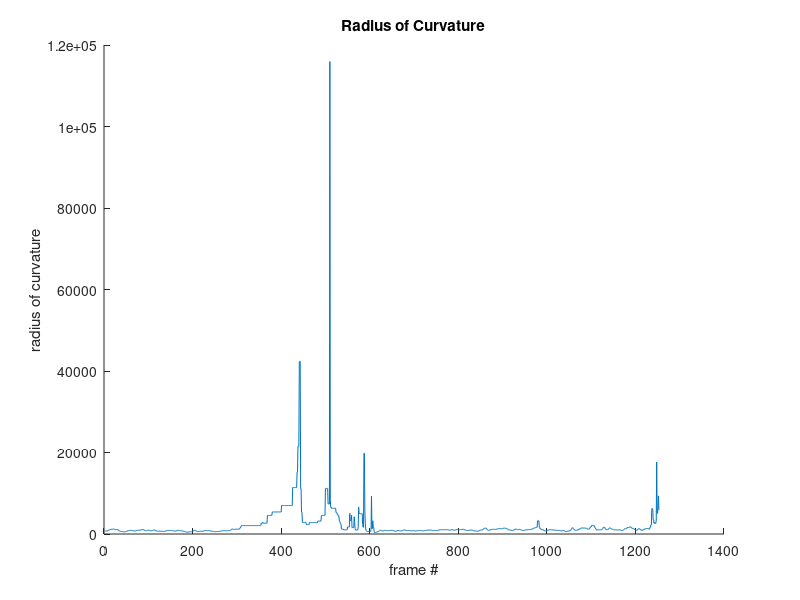
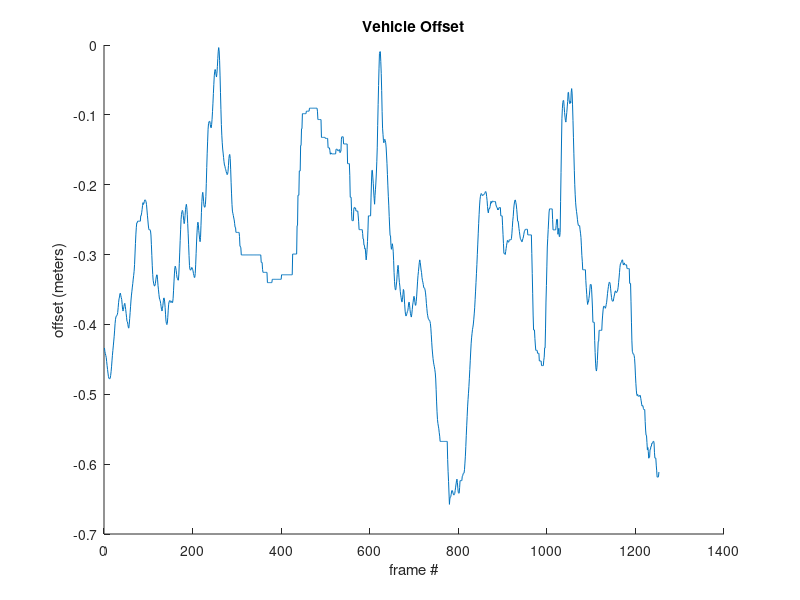
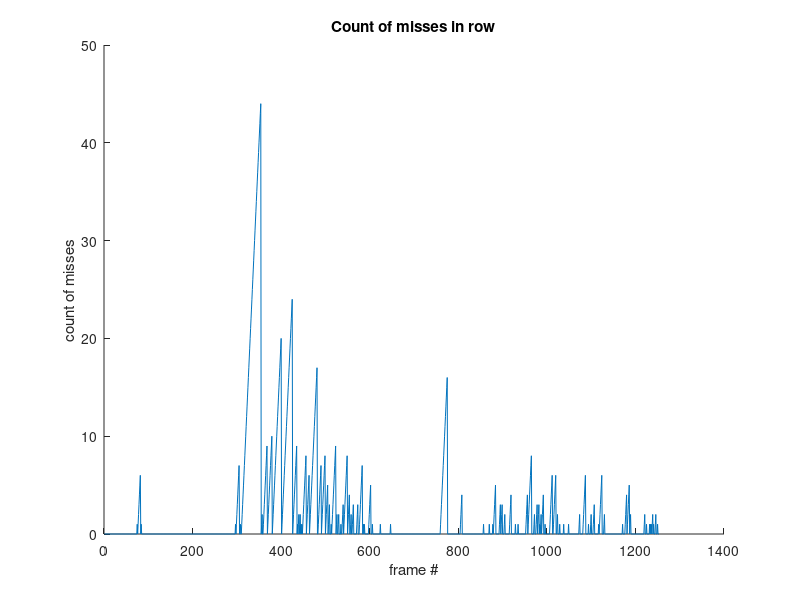

Here is the MATLAB script that generated these plots, in order:
clear all;

load metrics.mat;

p = figure();
hold on;

plot(curvature)
title('Radius of Curvature')
xlabel("frame #")
ylabel("radius of curvature")

print(p, "output_images/metrics/roc.png", '-dpng');

hold off;

p = figure();
hold on;

plot(offset)
title('Vehicle Offset')
xlabel("frame #")
ylabel("offset (meters)")

print(p, "output_images/metrics/offset.png", '-dpng');

hold off;

p = figure();
hold on;

plot(miss)
title('Count of misses in row')
xlabel("frame #")
ylabel("count of misses")

print(p, "output_images/metrics/misses.png", '-dpng');

hold off;
